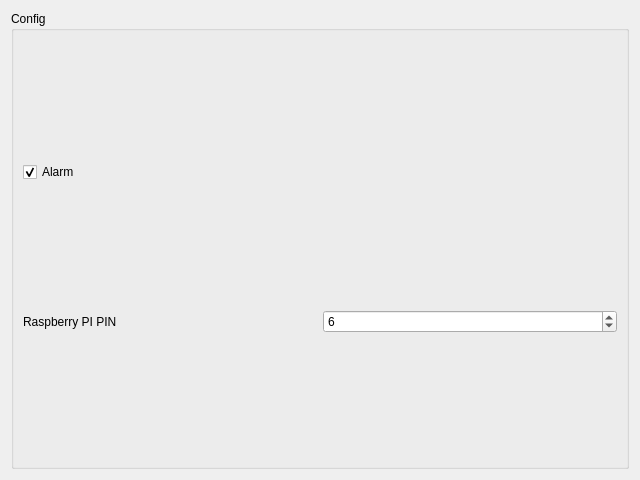
<?xml version="1.0" encoding="UTF-8"?>
<ui version="4.0">
 <class>WaterSensorWidget</class>
 <widget class="QWidget" name="WaterSensorWidget">
  <property name="geometry">
   <rect>
    <x>0</x>
    <y>0</y>
    <width>640</width>
    <height>480</height>
   </rect>
  </property>
  <property name="windowTitle">
   <string>Form</string>
  </property>
  <layout class="QGridLayout" name="gridLayout">
   <item row="1" column="0">
    <widget class="QGroupBox" name="groupBox">
     <property name="title">
      <string>Config</string>
     </property>
     <layout class="QGridLayout" name="gridLayout_2">
      <item row="1" column="1">
       <widget class="QSpinBox" name="pinSpinBox">
        <property name="maximum">
         <number>40</number>
        </property>
        <property name="value">
         <number>6</number>
        </property>
       </widget>
      </item>
      <item row="1" column="0">
       <widget class="QLabel" name="label">
        <property name="text">
         <string>Raspberry PI PIN</string>
        </property>
       </widget>
      </item>
      <item row="0" column="0">
       <widget class="QCheckBox" name="alarmCheckBox">
        <property name="text">
         <string>Alarm</string>
        </property>
        <property name="checked">
         <bool>true</bool>
        </property>
       </widget>
      </item>
     </layout>
    </widget>
   </item>
  </layout>
 </widget>
 <resources/>
 <connections/>
</ui>
